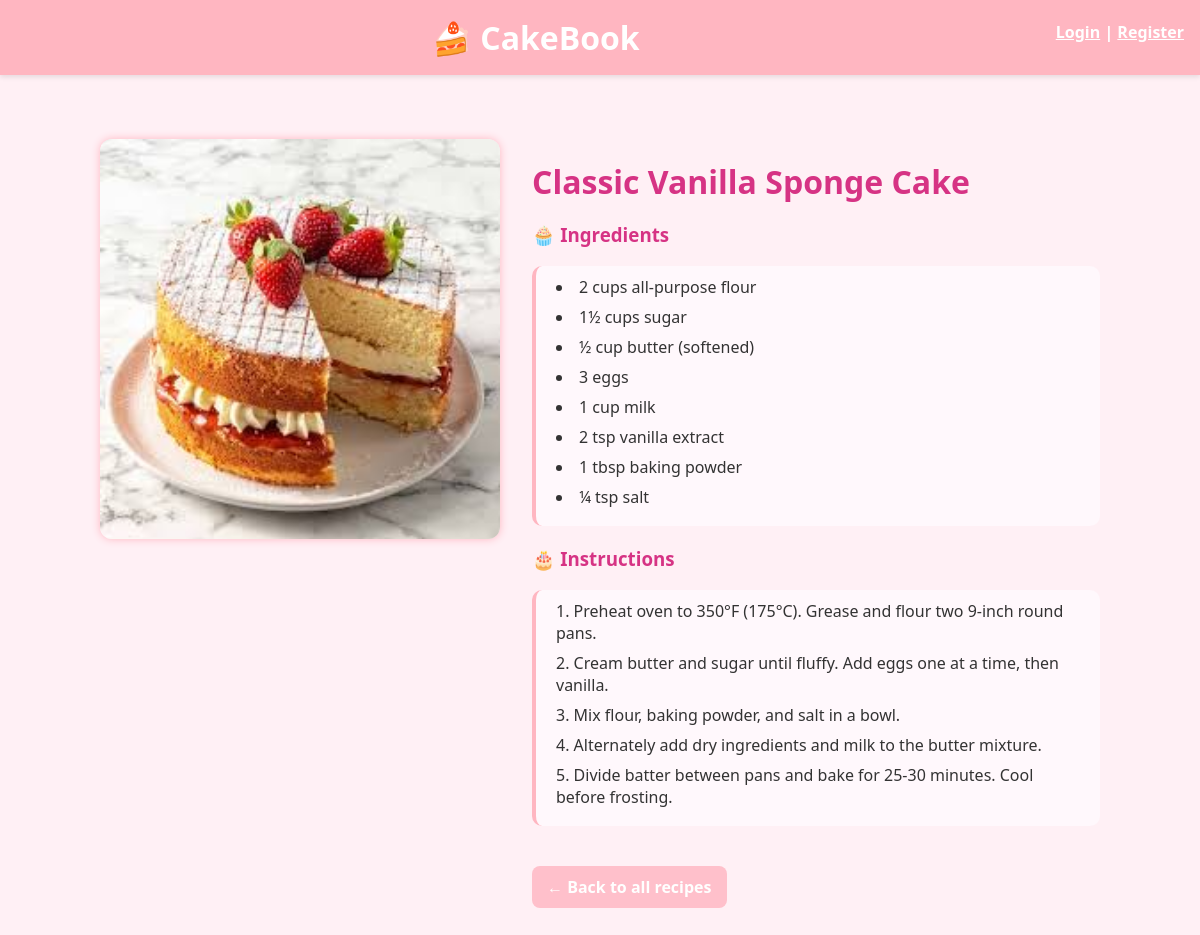
Page /recipe/1/ on the committed database.
### recipes/models.py (models this page shows, shortened)
class CakeRecipe(models.Model):
    title = models.CharField(max_length=100)
    ingredients = models.TextField()
    instructions = models.TextField()
    image = models.ImageField(upload_to='cakes/', blank=True, null=True)

### recipes/views.py (the view)
# urls.py: path('recipe/<int:pk>/', views.recipe_detail, name='recipe_detail'),
def recipe_detail(request, pk):
    recipe = get_object_or_404(CakeRecipe, pk=pk)
    return render(request, 'recipes/recipe_detail.html', {'recipe': recipe})

### recipes/templates/recipes/recipe_detail.html
{% extends 'recipes/base.html' %}
{% block content %}
<div class="detail-container">
    {% if recipe.image %}
        <img src="{{ recipe.image.url }}" alt="{{ recipe.title }}" class="detail-img">
    {% endif %}
    <div class="detail-text">
        <h1>{{ recipe.title }}</h1>
        <h3>🧁 Ingredients</h3>
        <ul class="list">
            {% for line in recipe.ingredients.splitlines %}
                {% if line %}
                <li>{{ line }}</li>
                {% endif %}
            {% endfor %}
        </ul>
        <h3>🎂 Instructions</h3>
        <ol class="list">
            {% for step in recipe.instructions.splitlines %}
                {% if step %}
                <li>{{ step }}</li>
                {% endif %}
            {% endfor %}
        </ol>
        <a href="/" class="back-btn">← Back to all recipes</a>
    </div>
</div>
{% endblock %}

### recipes/static/recipes/styles.css (style rules this page uses)
body { background: #fff0f5; font-family: 'Segoe UI', sans-serif; color: #333; margin: 0; padding: 0; }
.detail-img { width: 100%; max-width: 600px; border-radius: 12px; margin-bottom: 1rem; box-shadow: 0 0 8px #ffb6c1; }
h1, h3 { color: #d63384; }
.list { background-color: #fff8fc; border-left: 4px solid #ffb6c1; padding: 10px 20px; margin: 10px 0 20px 0; border-radius: 10px; list-style-position: inside; font-size: 1rem; }
.list li { margin-bottom: 8px; }
.back-btn { display: inline-block; margin-top: 20px; padding: 10px 15px; background-color: #ffc0cb; color: #fff; border-radius: 8px; text-decoration: none; font-weight: bold; transition: background-color 0.2s ease; }
.detail-container { display: flex; gap: 2rem; align-items: flex-start; flex-wrap: wrap; margin-top: 2rem; }
.detail-img { width: 100%; max-width: 400px; height: auto; border-radius: 12px; box-shadow: 0 0 8px #ffb6c1; flex-shrink: 0; }
.detail-text { flex: 1; min-width: 280px; }
.detail-text h1 { color: #d63384; margin-bottom: 1rem; }

### rows in the picture
CakeRecipe: image (picture), title "Classic Vanilla Sponge Cake"

### other values in the picture
{{ line }} "2 cups all-purpose flour" "1½ cups sugar" "½ cup butter (softened)" "3 eggs" "1 cup milk" "2 tsp vanilla extract" "1 tbsp baking powder" "¼ tsp salt"
{{ step }} "Preheat oven to 350°F (175°C). Grease and flour two 9-inch round pans." "Cream butter and sugar until fluffy. Add eggs one at a time, then vanilla." "Mix flour, baking powder, and salt in a bowl." "Alternately add dry ingredients and milk to the butter mixture." "Divide batter between pans and bake for 25-30 minutes. Cool before frosting."
